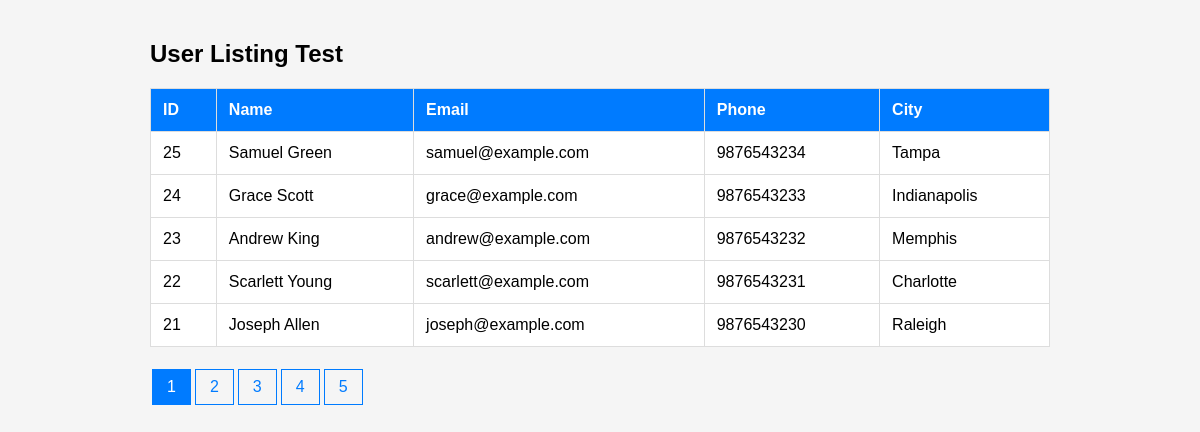
The page / on the database its author committed.
### tables this page shows
CREATE TABLE users (
    id INT AUTO_INCREMENT PRIMARY KEY,
    name VARCHAR(100) NOT NULL,
    email VARCHAR(150) NOT NULL,
    phone VARCHAR(20),
    city VARCHAR(100),
    created_at TIMESTAMP DEFAULT CURRENT_TIMESTAMP
);

### index.php (the view, shortened to what this page needs)
<?php
include 'db.php';
$limit = 5;
$page = isset($_GET['page']) ? (int)$_GET['page'] : 1;
$offset = ($page - 1) * $limit;
$totalResult = $conn->query("SELECT COUNT(*) AS total FROM users");
$totalRows = $totalResult->fetch_assoc()['total'];
$totalPages = ceil($totalRows / $limit);
$sql = "SELECT * FROM users
        ORDER BY id DESC
        LIMIT $offset, $limit";
$result = $conn->query($sql);
?>
<!DOCTYPE html>
<html>
<head>
</head>
<body>
<div class="container">
<h2>User Listing Test</h2>
<table>
<tr>
<th>ID</th>
<th>Name</th>
<th>Email</th>
<th>Phone</th>
<th>City</th>
</tr>
<?php while($row = $result->fetch_assoc()) { ?>
<tr>
<td><?= $row['id']; ?></td>
<td><?= htmlspecialchars($row['name']); ?></td>
<td><?= htmlspecialchars($row['email']); ?></td>
<td><?= htmlspecialchars($row['phone']); ?></td>
<td><?= htmlspecialchars($row['city']); ?></td>
</tr>
<?php } ?>
</table>
<div class="pagination">
<?php
for($i=1;$i<=$totalPages;$i++)
{
    if($page==$i)
    {
        echo "<a class='active' href='?page=$i'>$i</a>";
    }
    else
    {
        echo "<a href='?page=$i'>$i</a>";
    }
}
?>
</div>
</div>
</body>
</html>

### index.php (style rules this page uses)
body { font-family:Arial; background:#f5f5f5; }
.container { width:900px; margin:40px auto; }
table { width:100%; border-collapse:collapse; background:white; }
table th, table td { padding:12px; border:1px solid #ddd; text-align:left; }
table th { background:#007bff; color:white; }
.pagination { margin-top:20px; }
.pagination a { display:inline-block; padding:8px 14px; margin:2px; text-decoration:none; border:1px solid #007bff; color:#007bff; }
.pagination a.active { background:#007bff; color:white; }

### rows shown on the page
users: id "25", name "Samuel Green", email "samuel@example.com", phone "9876543234", city "Tampa"
users: id "24", name "Grace Scott", email "grace@example.com", phone "9876543233", city "Indianapolis"
users: id "23", name "Andrew King", email "andrew@example.com", phone "9876543232", city "Memphis"
users: id "22", name "Scarlett Young", email "scarlett@example.com", phone "9876543231", city "Charlotte"
users: id "21", name "Joseph Allen", email "joseph@example.com", phone "9876543230", city "Raleigh"
